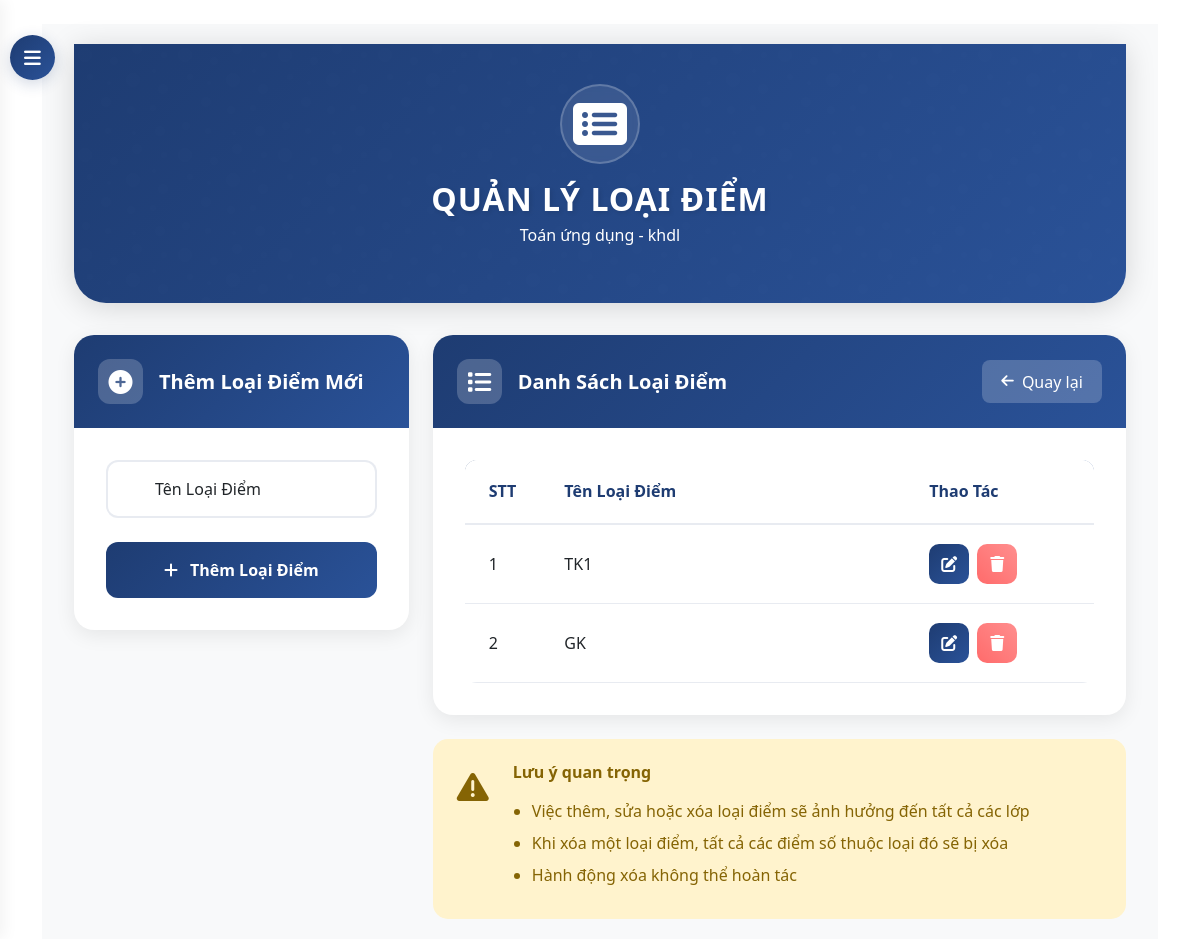
The app's page /teacher/assignments/1/manage-grade-types/ (signed in) with its own data.
### core/models.py (models this page shows, shortened)
class TeacherAssignment(models.Model):
    teacher = models.ForeignKey(Teacher, on_delete=models.CASCADE)
    subject = models.ForeignKey(Subject, on_delete=models.CASCADE)
    classroom = models.ForeignKey(ClassRoom, on_delete=models.CASCADE)
    semester = models.ForeignKey(Semester, on_delete=models.CASCADE)
    class Meta:
        unique_together = ('teacher', 'subject', 'classroom', 'semester')

class Subject(models.Model):
    name = models.CharField(max_length=100)

class ClassRoom(models.Model):
    class_code = models.CharField(max_length=10)
    name = models.CharField(max_length=100)

class GradeType(models.Model):
    name = models.CharField(max_length=50)  # e.g., "Điểm miệng", "Điểm 15p", "Điểm thi"

### core/views.py (the view, shortened to what this page needs)
# urls.py: path('teacher/assignments/<int:assignment_id>/manage-grade-types/', views.manage_grade_types, name='manage_grade_types'),
@login_required
@user_passes_test(is_teacher)
def manage_grade_types(request, assignment_id):
    assignment = get_object_or_404(TeacherAssignment, id=assignment_id)
    if assignment.teacher.user != request.user:
        return HttpResponseForbidden("Bạn không có quyền quản lý loại điểm cho lớp này.")
    grade_types = GradeType.objects.all()
    return render(request, 'core/teacher/manage_grade_types.html', {
        'assignment': assignment,
        'grade_types': grade_types
    })

### core/views.py (called while the page is built)
def is_teacher(user):
    return hasattr(user, 'teacher')

### templates/core/teacher/manage_grade_types.html (shortened to what this page needs)
{% extends 'base.html' %}
{% block content %}
<button id="sidebarCollapse">
    <i class="fas fa-bars"></i>
</button>
<div id="content">
    <div class="container-fluid">
        <div class="hero-section">
            <div class="container">
                <div class="row justify-content-center text-center">
                    <div class="col-md-8">
                        <div class="hero-icon">
                            <i class="fas fa-list-alt"></i>
                        </div>
                        <h1 class="hero-title">QUẢN LÝ LOẠI ĐIỂM</h1>
                        <p class="hero-subtitle">{{ assignment.subject.name }} - {{ assignment.classroom.name }}</p>
                    </div>
                </div>
            </div>
        </div>
        <div class="row">
            <div class="col-md-4">
                <div class="grade-type-card">
                    <div class="card-header">
                        <div class="header-icon">
                            <i class="fas fa-plus-circle"></i>
                        </div>
                        <h5>Thêm Loại Điểm Mới</h5>
                    </div>
                    <div class="card-body">
                        <form method="post" id="createGradeTypeForm">
                            <div class="form-floating mb-4">
                                <input type="text" class="form-control" id="gradeName" name="name" required
                                       placeholder="Nhập tên loại điểm">
                                <label for="gradeName">Tên Loại Điểm</label>
                            </div>
                            <button type="submit" class="btn-modern btn-submit">
                                <i class="fas fa-plus"></i>
                                <span>Thêm Loại Điểm</span>
                            </button>
                        </form>
                    </div>
                </div>
            </div>
            <div class="col-md-8">
                <div class="grade-type-card">
                    <div class="card-header">
                        <div class="d-flex justify-content-between align-items-center w-100">
                            <div class="d-flex align-items-center">
                                <div class="header-icon">
                                    <i class="fas fa-list"></i>
                                </div>
                                <h5>Danh Sách Loại Điểm</h5>
                            </div>
                            <a href="{% url 'class_grades' assignment.id %}" class="btn-back">
                                <i class="fas fa-arrow-left"></i>
                                <span>Quay lại</span>
                            </a>
                        </div>
                    </div>
                    <div class="card-body">
                        {% if grade_types %}
                        <div class="table-container">
                            <table class="table custom-table">
                                <thead>
                                    <tr>
                                        <th width="10%">STT</th>
                                        <th>Tên Loại Điểm</th>
                                        <th width="30%">Thao Tác</th>
                                    </tr>
                                </thead>
                                <tbody>
                                    {% for grade_type in grade_types %}
                                    <tr>
                                        <td>{{ forloop.counter }}</td>
                                        <td>{{ grade_type.name }}</td>
                                        <td>
                                            <div class="action-buttons">
                                                <button class="btn-action btn-edit edit-grade-type"
                                                        data-id="{{ grade_type.id }}"
                                                        data-name="{{ grade_type.name }}"
                                                        data-bs-toggle="modal"
                                                        data-bs-target="#editGradeTypeModal">
                                                    <i class="fas fa-edit"></i>
                                                </button>
                                                <button class="btn-action btn-delete delete-grade-type"
                                                        data-id="{{ grade_type.id }}"
                                                        data-name="{{ grade_type.name }}"
                                                        data-bs-toggle="modal"
                                                        data-bs-target="#deleteGradeTypeModal">
                                                    <i class="fas fa-trash"></i>
                                                </button>
                                            </div>
                                        </td>
                                    </tr>
                                    {% endfor %}
                                </tbody>
                            </table>
                        </div>
                        {% else %}
                        <div class="empty-state">
                            <i class="fas fa-clipboard"></i>
                            <p>Chưa có loại điểm nào</p>
                            <span>Hãy thêm loại điểm mới để quản lý điểm số</span>
                        </div>
                        {% endif %}
                    </div>
                </div>
                <div class="warning-card mt-4">
                    <div class="warning-icon">
                        <i class="fas fa-exclamation-triangle"></i>
                    </div>
                    <div class="warning-content">
                        <h6>Lưu ý quan trọng</h6>
                        <ul>
                            <li>Việc thêm, sửa hoặc xóa loại điểm sẽ ảnh hưởng đến tất cả các lớp</li>
                            <li>Khi xóa một loại điểm, tất cả các điểm số thuộc loại đó sẽ bị xóa</li>
                            <li>Hành động xóa không thể hoàn tác</li>
                        </ul>
                    </div>
                </div>
            </div>
        </div>
    </div>
</div>
{% endblock %}

### templates/base.html (style rules this page uses)
:root { --navbar-bg: #0d47a1; --navbar-hover: rgba(255, 255, 255, 0.1); }

### records on screen
TeacherAssignment: subject.name "Toán ứng dụng", classroom.name "khdl"
GradeType: name "TK1"
GradeType: name "GK"
